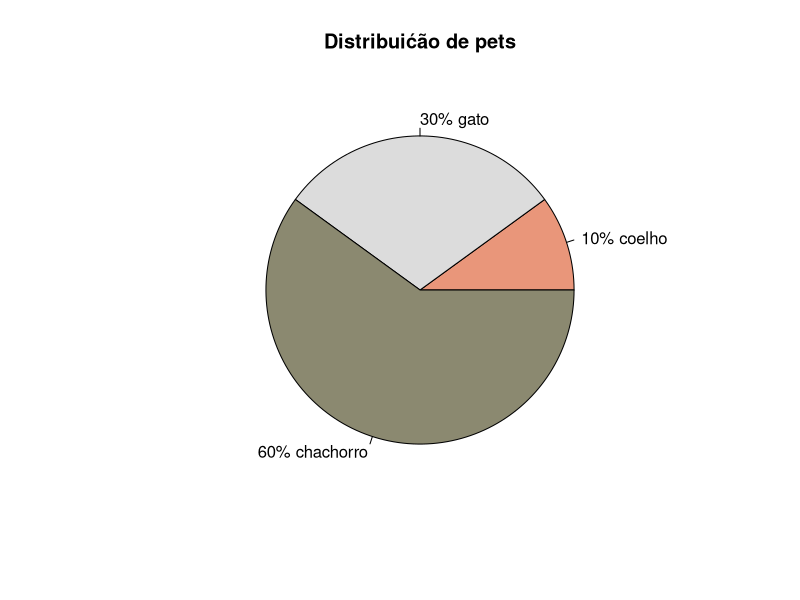
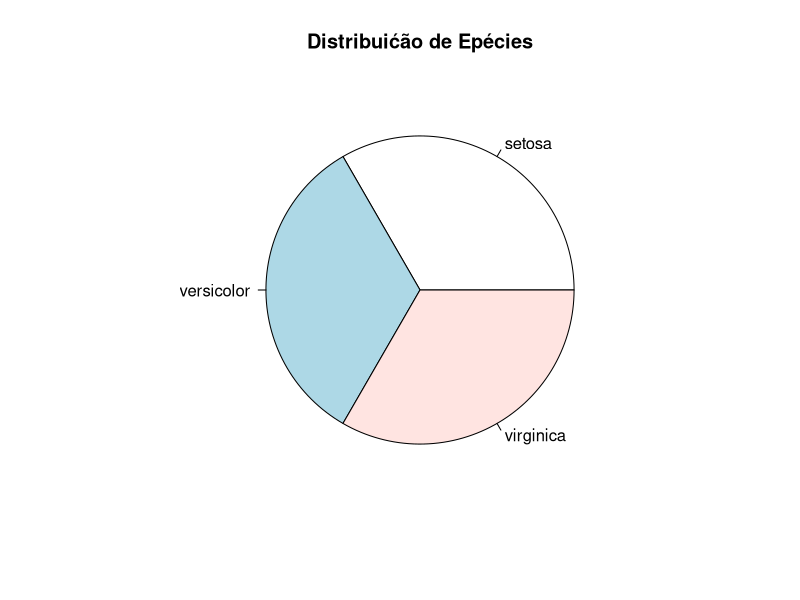
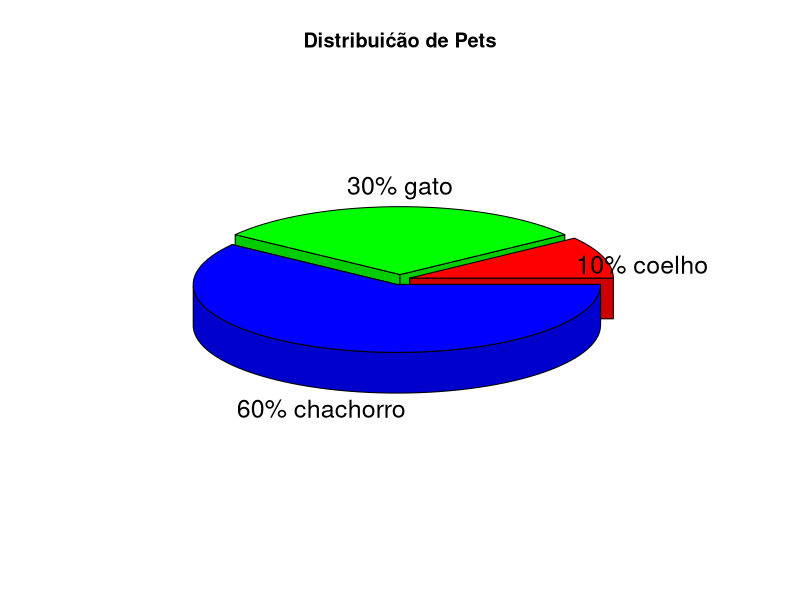

Here is the R script that generated these plots, in order:
#Gráfico de Pizza - Pie Charts
setwd("/media/paulo/DISC2/PUC/5 INTRODUCAO LINGUAGEM R/SCRIPTS/")

?pie

fatias = c(10,30,60)
labels_fatias = c('coelho', 'gato', 'chachorro')

dados = paste(fatias, labels_fatias)
dados
#Colocando em formato de porcentagem
dados = paste(fatias , '% ', labels_fatias , sep='')
dados
#Construindo um gráfico de Pizza

pie(fatias, labels = dados,
    col =c('darksalmon', 'gainsboro', 'lemonchiffon4'),
    main = 'Distribuićão de pets')

# Utilizando um dataframe built in
attach(iris)
values = table(Species)
values
labels = paste(names(values))
labels
pie(values, labels = labels, main = 'Distribuićão de Epécies')

# Gráficos 3D
install.packages('plotrix')
library(plotrix)
pie3D(fatias, labels=dados, explode=0.05, main='Distribuićão de Pets')
